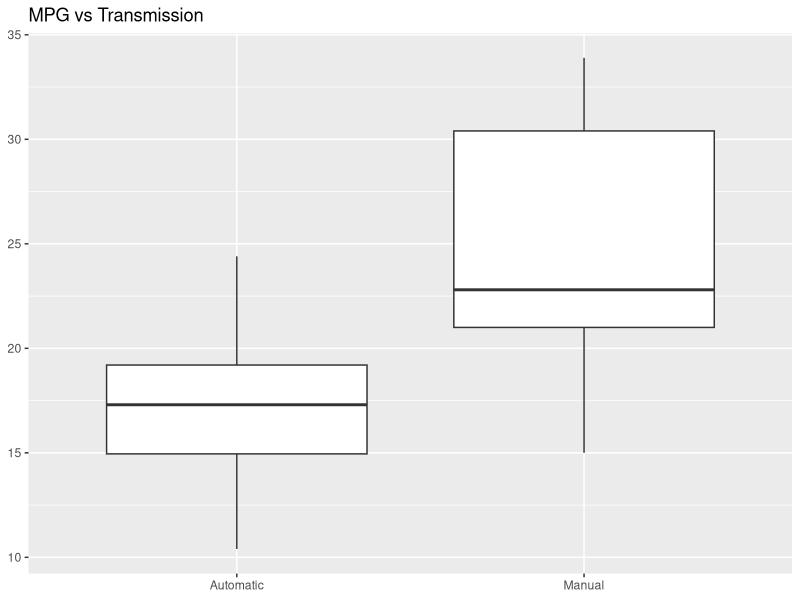
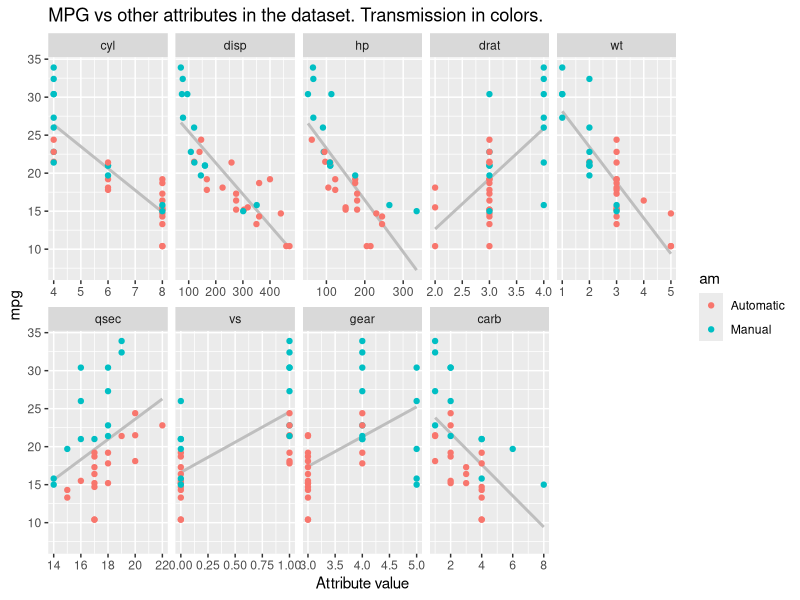
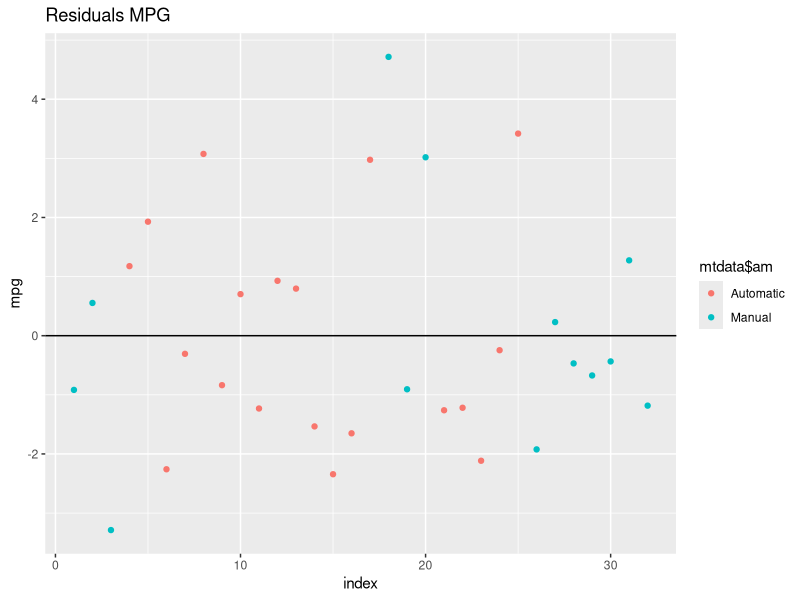

These charts were generated, in order, by the following R code:
## ---- chunk 1
knitr::opts_chunk$set(echo = TRUE)
## ---- chunk 2
library(dplyr)
library(ggplot2)
library(reshape2)
library(knitr)
mtdata  <- mutate(mtcars
                  , am = factor(ifelse(am ==  0, "Automatic", "Manual"))
)
## ---- chunk 3
g <- ggplot(data = mtdata, aes(x = am, y = mpg)) + xlab(NULL) + ylab(NULL) + ggtitle("MPG vs Transmission")
print(g+ geom_boxplot())
## ---- chunk 4
g <-  ggplot(data = melt(mtdata, id=c("mpg", "am")), aes(x = as.integer(value), y = mpg))
g <- g + geom_smooth(method = "lm", se = FALSE, color = "gray") 
g <- g +  geom_point(aes(color = am)) + facet_wrap(~variable, scales="free_x", ncol=5) + ggtitle("MPG vs other attributes in the dataset. Transmission in colors.") + xlab("Attribute value")
print(g)
## ---- chunk 5
fitwt  <- lm(mpg~wt * am, data = mtdata)
fitwthp  <- lm(mpg~wt* am + hp * am, data = mtdata)
fitwthpqsec  <- lm(mpg~wt * am + hp* am + qsec , data = mtdata)
anova(fitwt, fitwthp, fitwthpqsec)
## ---- chunk 6
g <- ggplot(data = NULL, aes(x = rep(1:32), y = resid(fitwthpqsec))) 
g <- g + geom_point(aes(color=mtdata$am)) 
g <- g + geom_hline(yintercept=0) + ylab("mpg") + xlab("index") + ggtitle("Residuals MPG")
print(g)
## ---- chunk 7
results <- cbind(round(summary(fitwthpqsec)$coef[,c(1,4)],3), round(confint(fitwthpqsec),3),
      c("Intercept for automatic", "Weight", "Intercept difference for manual", "Horsepower", "1/4 mile time", "Weight covariate difference for manual", "HP covariate difference for manual"))
colnames(results)[5] <- "Description"
kable(results)
